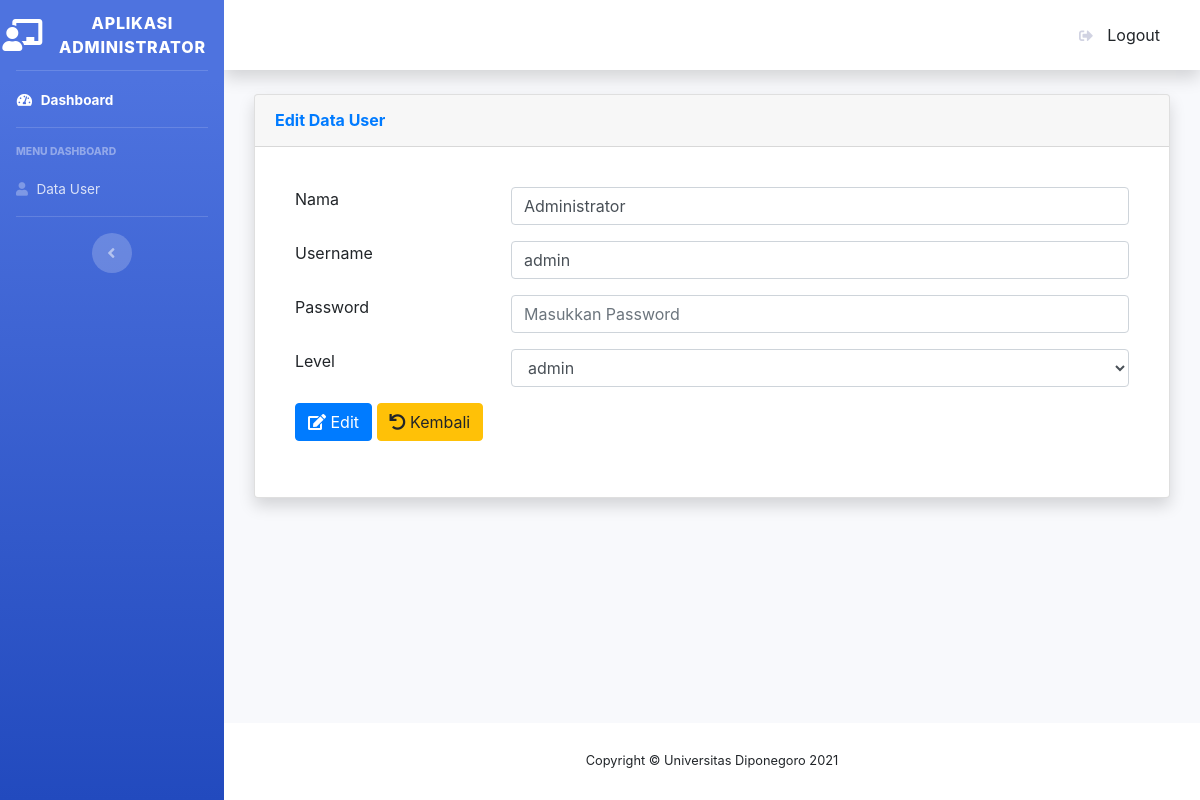
Screenshot of /admin/admin/edit_user/1 with the database file from the repository.
### tables this page shows
CREATE TABLE `user` (
  `id` int(11) NOT NULL,
  `username` varchar(50) NOT NULL,
  `password` varchar(256) NOT NULL,
  `nama` varchar(200) NOT NULL,
  `level` enum('admin','operator') NOT NULL
);

### application/controllers/admin/Admin.php (called while the page is built, shortened)
<?php
class Admin extends CI_Controller
{
    function __construct()
    {
        $this->load->model('M_admin');
    }
    public function edit_user($kode = 0)
    {
        $row = $this->M_admin->edit_user("WHERE user.`id` = '$kode'")->result_array();
        $data = array(
            'id' => $row[0]['id'],
            'nama' => $row[0]['nama'],
            'username' => $row[0]['username'],
            'password' => $row[0]['password'],
            'level' => $row[0]['level'],
        );
        $this->load->view('template/sidebar_admin');
        $this->load->view('template/header_admin');
        $this->load->view('admin/edit_user', $data);
        $this->load->view('template/footer_ia');
    }
}

### index.php (called while the page is built, shortened)
<?php
require_once BASEPATH.'core/CodeIgniter.php';

### application/models/M_admin.php (called while the page is built, shortened)
<?php
class M_admin extends CI_Model
{
    public function edit_user($where = "")
    {
        $data = $this->db->query('SELECT * FROM user ' . $where);
        return $data;
    }
}

### application/views/admin/edit_user.php (the view, shortened to what this page needs)
<div class="container-fluid">
    <div class="col-xl-12 col-lg-7">
        <div class="card shadow mb-4">
            <div class="card-header py-3 d-flex flex-row align-items-center justify-content-between">
                <h6 class="m-0 font-weight-bold text-primary">Edit Data User</h6>
            </div>
            <div class="card-body">
                <form class="card-body card-block" action="<?php echo base_url('admin/admin/update_user') ?>" method="post" enctype="multipart/form-data" class="form-horizontal">
                    <div class="row form-group">
                        <div class="col col-md-3">
                            <label for="text-input" class="form-control-label">Nama</label>
                        </div>
                        <div class="col-12 col-md-9">
                            <input type="text" id="text-input" name="nama" placeholder="Masukkan Nama" class="form-control" value="<?php echo $nama ?>">
                        </div>
                    </div>
                    <div class="row form-group">
                        <div class="col col-md-3">
                            <label for="text-input" class="form-control-label">Username</label>
                        </div>
                        <div class="col-12 col-md-9">
                            <input type="text" id="text-input" name="username" placeholder="Masukkan Username" class="form-control" value="<?php echo $username ?>">
                        </div>
                    </div>
                    <div class="row form-group">
                        <div class="col col-md-3">
                            <label for="text-input" class="form-control-label">Password</label>
                        </div>
                        <div class="col-12 col-md-9">
                            <input type="text" id="text-input" name="password" placeholder="Masukkan Password" class="form-control">
                        </div>
                    </div>
                    <div class="row form-group">
                        <div class="col col-md-3">
                            <label for="text-input" class="form-control-label">Level</label>
                        </div>
                        <div class="col-12 col-md-9">
                            <select class="form-control" name="level" id="text-input">
                                <option value="<?php echo $level ?>"><?php echo $level ?></option>
                            </select>
                        </div>
                    </div>
                    <div>
                        <button type="submit" class="btn btn-primary">
                            <i class="fas fa-edit"></i> Edit
                        </button>
                        <a value="Go Back" onclick="history.back(-1)" class="btn btn-warning">
                            <i class="fas fa-undo"></i> Kembali
                        </a>
                    </div>
                </form>
            </div>
        </div>
    </div>
</div>
</div>

### rows the page displays
user: nama "Administrator", username "admin", level "admin"
